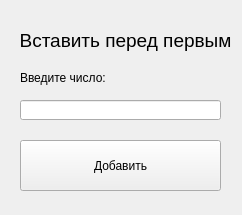
<?xml version="1.0" encoding="UTF-8"?>
<ui version="4.0">
 <class>Form</class>
 <widget class="QWidget" name="Form">
  <property name="geometry">
   <rect>
    <x>0</x>
    <y>0</y>
    <width>242</width>
    <height>215</height>
   </rect>
  </property>
  <property name="windowTitle">
   <string>Вставить перед первым</string>
  </property>
  <widget class="QLabel" name="label">
   <property name="geometry">
    <rect>
     <x>20</x>
     <y>20</y>
     <width>211</width>
     <height>41</height>
    </rect>
   </property>
   <property name="font">
    <font>
     <pointsize>14</pointsize>
    </font>
   </property>
   <property name="layoutDirection">
    <enum>Qt::LeftToRight</enum>
   </property>
   <property name="text">
    <string>Вставить перед первым</string>
   </property>
   <property name="alignment">
    <set>Qt::AlignCenter</set>
   </property>
  </widget>
  <widget class="QPushButton" name="pushButton">
   <property name="geometry">
    <rect>
     <x>20</x>
     <y>140</y>
     <width>201</width>
     <height>51</height>
    </rect>
   </property>
   <property name="text">
    <string>Добавить</string>
   </property>
  </widget>
  <widget class="QLabel" name="label_2">
   <property name="geometry">
    <rect>
     <x>20</x>
     <y>70</y>
     <width>91</width>
     <height>16</height>
    </rect>
   </property>
   <property name="text">
    <string>Введите число:</string>
   </property>
  </widget>
  <widget class="QLineEdit" name="lineEdit">
   <property name="geometry">
    <rect>
     <x>20</x>
     <y>100</y>
     <width>201</width>
     <height>20</height>
    </rect>
   </property>
   <property name="text">
    <string/>
   </property>
  </widget>
 </widget>
 <resources/>
 <connections/>
</ui>
